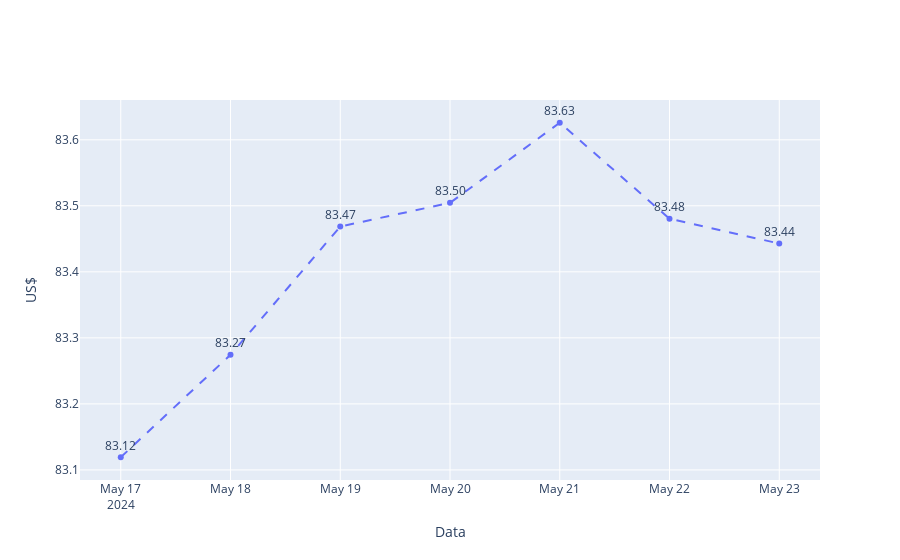

The notebook cell this image was saved under:
### Markdown cell above
### Exibindo o gráfico com a previsão:

### Code cell
forecast_df = forecast_next_days(model, df)
last_7_days = forecast_df.tail(7)

fig = go.Figure()
fig.add_trace(go.Scatter(x=last_7_days['ds'], y=last_7_days['yhat'], mode='lines+markers+text', name='Previsões de 7 dias', line=dict(dash='dash'),
                         text=[f"{value:.2f}" for value in last_7_days['yhat']],
                         textposition="top center"))

fig.update_layout(xaxis_title='Data',
                  yaxis_title='US$')

### Figure 1 — Plotly figure (JSON) as saved in the notebook; plotly's stock layout.template omitted (floating-point values rounded to 4 significant figures)
{"data": [{"line": {"dash": "dash"}, "mode": "lines+markers+text", "name": "Previsões de 7 dias", "text": ["83.12", "83.27", "83.47", "83.50", "83.63", "83.48", "83.44"], "textposition": "top center", "type": "scatter", "x": ["2024-05-17T00:00:00", "2024-05-18T00:00:00", "2024-05-19T00:00:00", "2024-05-20T00:00:00", "2024-05-21T00:00:00", "2024-05-22T00:00:00", "2024-05-23T00:00:00"], "y": [83.12, 83.27, 83.47, 83.5, 83.63, 83.48, 83.44]}], "layout": {"xaxis": {"title": {"text": "Data"}}, "yaxis": {"title": {"text": "US$"}}}}
